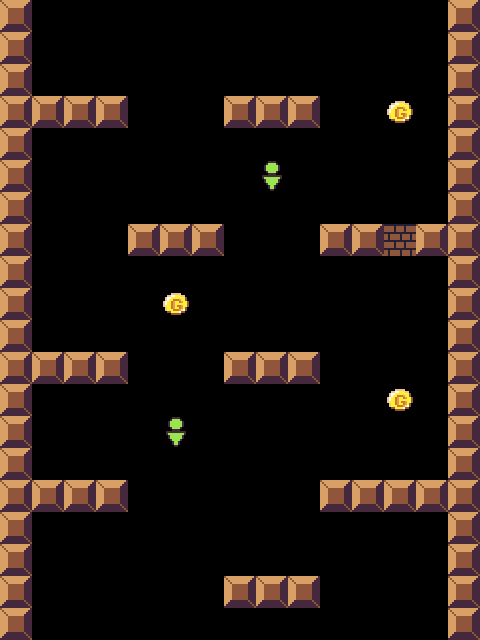

Rendered tile map (Tiled .tmx) drawn with the repository's tilesets; below, a short description and the full map source, tile grids included:
An orthogonal 15x20 tile map with 32x32 px tiles, 1 tile layer (object).

<map version="1.0" orientation="orthogonal" renderorder="right-down" width="15" height="20" tilewidth="32" tileheight="32" nextobjectid="1">
 <tileset firstgid="1" name="tileset" tilewidth="32" tileheight="32" tilecount="64" columns="8">
  <image source="tileset.png" width="256" height="256" />
 </tileset>
 <layer name="object" width="15" height="20">
  <data encoding="csv">
1,0,0,0,0,0,0,0,0,0,0,0,0,0,1,
1,0,0,0,0,0,0,0,0,0,0,0,0,0,1,
1,0,0,0,0,0,0,0,0,0,0,0,0,0,1,
1,1,1,1,0,0,0,1,1,1,0,0,10,0,1,
1,0,0,0,0,0,0,0,0,0,0,0,0,0,1,
1,0,0,0,0,0,0,0,9,0,0,0,0,0,1,
1,0,0,0,0,0,0,0,0,0,0,0,0,0,1,
1,0,0,0,1,1,1,0,0,0,1,1,2,1,1,
1,0,0,0,0,0,0,0,0,0,0,0,0,0,1,
1,0,0,0,0,10,0,0,0,0,0,0,0,0,1,
1,0,0,0,0,0,0,0,0,0,0,0,0,0,1,
1,1,1,1,0,0,0,1,1,1,0,0,0,0,1,
1,0,0,0,0,0,0,0,0,0,0,0,10,0,1,
1,0,0,0,0,9,0,0,0,0,0,0,0,0,1,
1,0,0,0,0,0,0,0,0,0,0,0,0,0,1,
1,1,1,1,0,0,0,0,0,0,1,1,1,1,1,
1,0,0,0,0,0,0,0,0,0,0,0,0,0,1,
1,0,0,0,0,0,0,0,0,0,0,0,0,0,1,
1,0,0,0,0,0,0,1,1,1,0,0,0,0,1,
1,0,0,0,0,0,0,0,0,0,0,0,0,0,1
</data>
 </layer>
</map>
